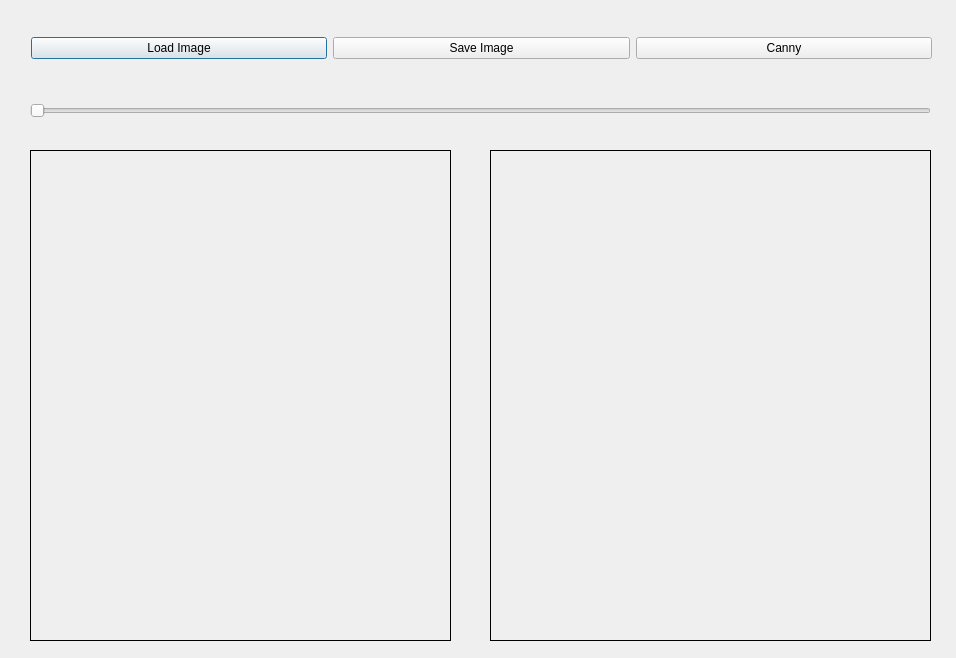
<?xml version="1.0" encoding="UTF-8"?>
<ui version="4.0">
 <class>Dialog</class>
 <widget class="QDialog" name="Dialog">
  <property name="geometry">
   <rect>
    <x>0</x>
    <y>0</y>
    <width>956</width>
    <height>658</height>
   </rect>
  </property>
  <property name="windowTitle">
   <string>Dialog</string>
  </property>
  <widget class="QLabel" name="imgLabel">
   <property name="geometry">
    <rect>
     <x>30</x>
     <y>150</y>
     <width>421</width>
     <height>491</height>
    </rect>
   </property>
   <property name="frameShape">
    <enum>QFrame::Box</enum>
   </property>
   <property name="text">
    <string/>
   </property>
  </widget>
  <widget class="QLabel" name="processedLabel">
   <property name="geometry">
    <rect>
     <x>490</x>
     <y>150</y>
     <width>441</width>
     <height>491</height>
    </rect>
   </property>
   <property name="frameShape">
    <enum>QFrame::Box</enum>
   </property>
   <property name="text">
    <string/>
   </property>
  </widget>
  <widget class="QWidget" name="layoutWidget">
   <property name="geometry">
    <rect>
     <x>31</x>
     <y>30</y>
     <width>901</width>
     <height>36</height>
    </rect>
   </property>
   <layout class="QHBoxLayout" name="horizontalLayout">
    <item>
     <widget class="QPushButton" name="loadButton">
      <property name="text">
       <string>Load Image</string>
      </property>
     </widget>
    </item>
    <item>
     <widget class="QPushButton" name="saveButton">
      <property name="text">
       <string>Save Image</string>
      </property>
     </widget>
    </item>
    <item>
     <widget class="QPushButton" name="cannyButton">
      <property name="text">
       <string>Canny</string>
      </property>
     </widget>
    </item>
   </layout>
  </widget>
  <widget class="QSlider" name="hSlider">
   <property name="geometry">
    <rect>
     <x>30</x>
     <y>100</y>
     <width>901</width>
     <height>22</height>
    </rect>
   </property>
   <property name="orientation">
    <enum>Qt::Horizontal</enum>
   </property>
   <property name="tickInterval">
    <number>10</number>
   </property>
  </widget>
 </widget>
 <resources/>
 <connections/>
</ui>
